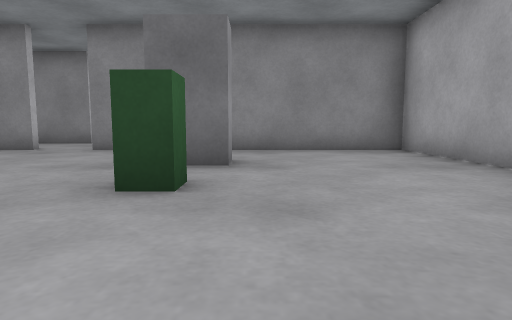
[1] (above)

24 first-person views from a walk through a robot-simulator world made for Gazebo. The camera is 0.5 m above the floor, tilts 6° down and sees 75° across. The floor is counted in squares, 1 m on a side. Each view is taken from the middle of a square. On the plan, view 1 faces up. The plan holds only what a view shows up to about 9 squares ahead; the rest is blank.

[2]
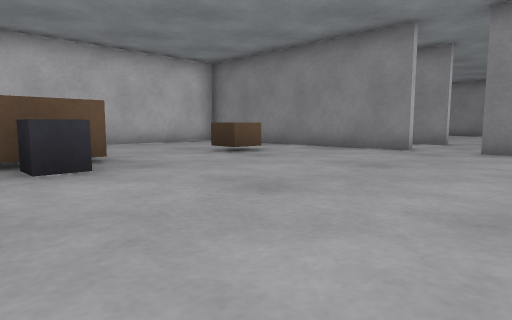

[3]
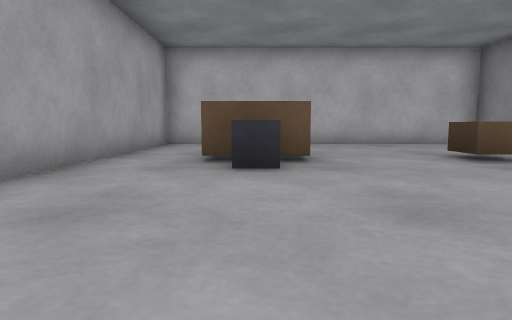

[4]
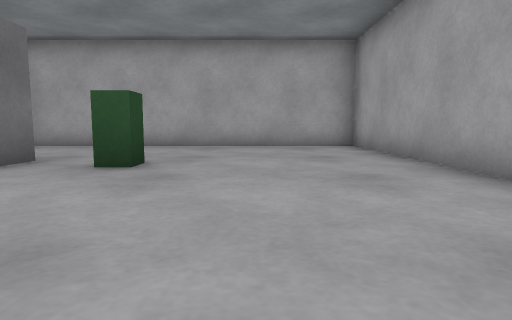

[5]
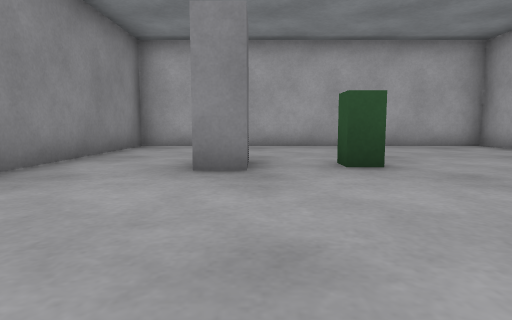

[6]
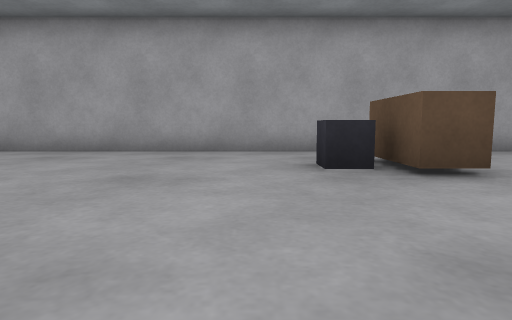

[7]
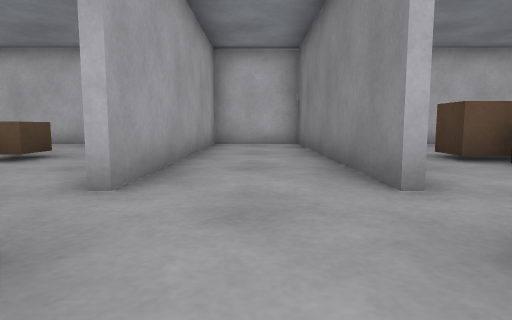

[8]
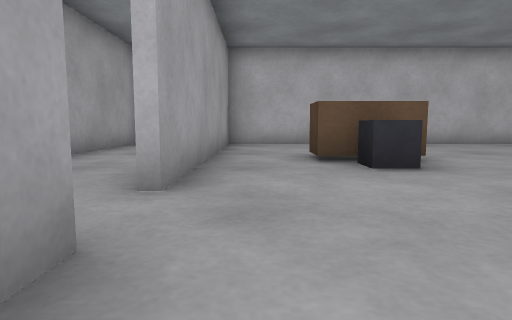

[9]
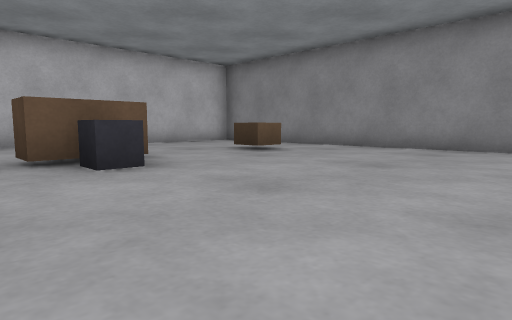

[10]
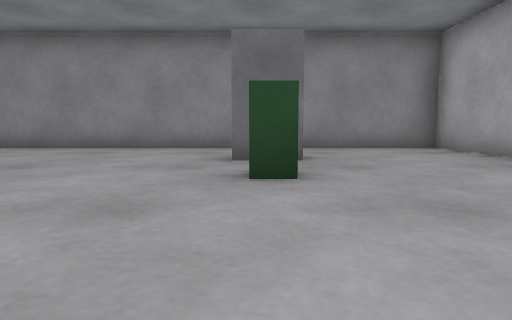

[11]
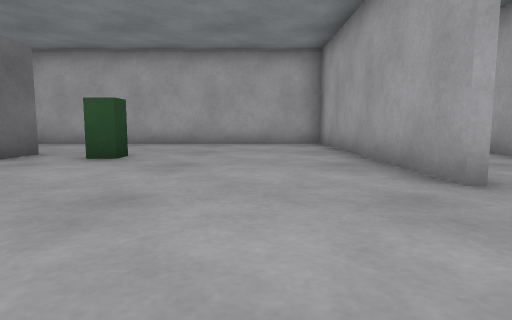

[12]
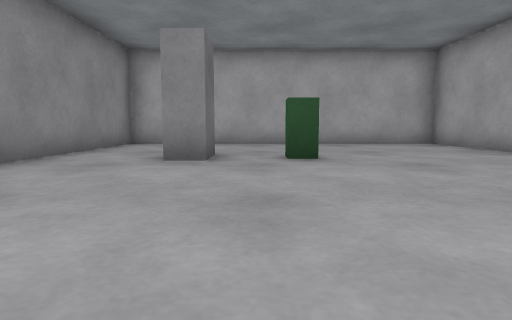

[13]
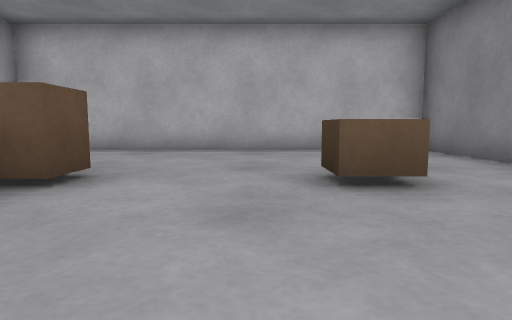

[14]
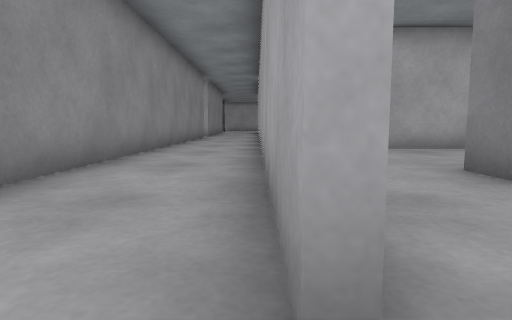

[15]
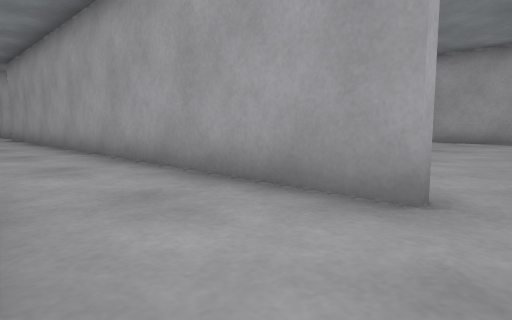

[16]
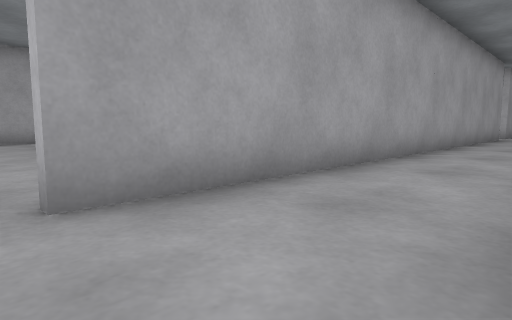

[17]
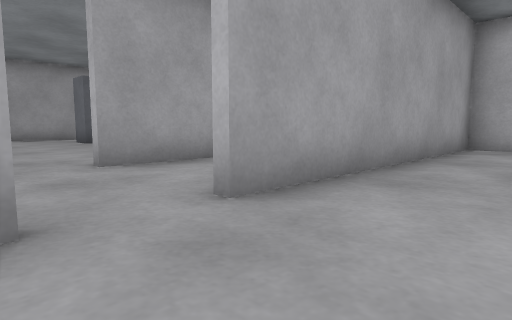

[18]
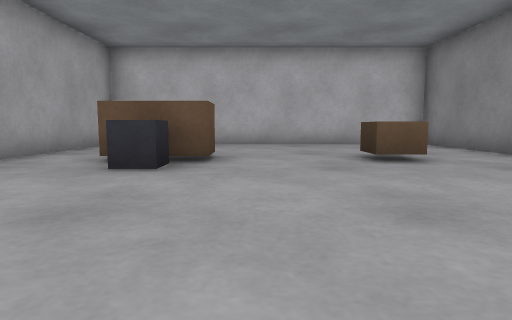

[19]
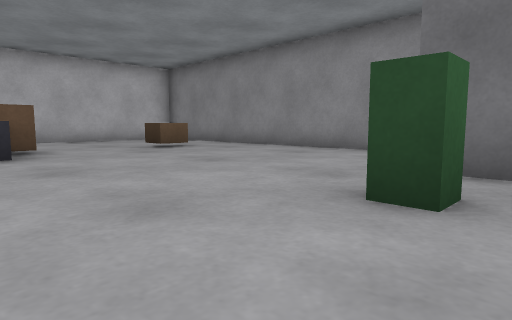

[20]
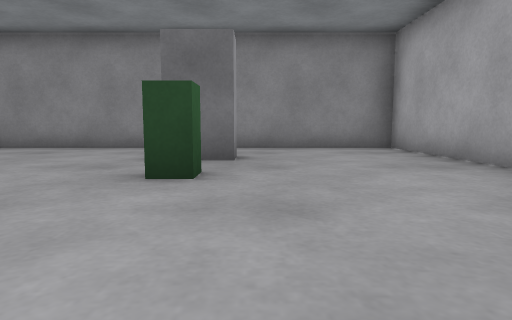

[21]
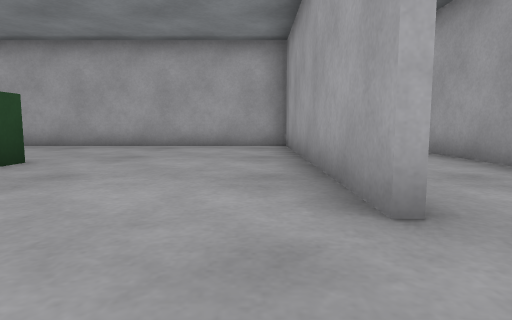

[22]
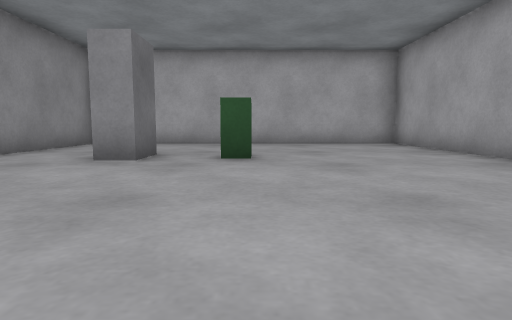

[23]
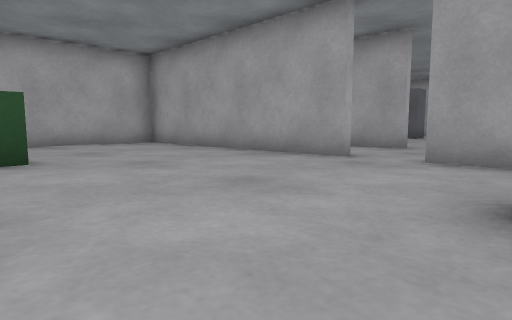

[24]
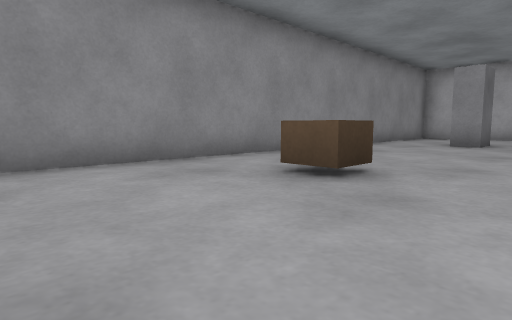

### Floor plan
Points are (right, up) in squares from view 1. A wall is a line through its corners. A room is listed if a view was taken in it or the views show most of it. See-through windows are left out.
Room 1 (views 1, 2, 3, 4, 5, 6, 14)
walls: (-4.4, 6.7) (-10.7, 6.7) (-10.7, -1.3) (2.9, -1.3) (2.9, 6.7) (-3.4, 6.7)
ways out: opening at (-4, 7) to room 2
objects: brown box (-7, 0) to (-7, 1); brown box (-7, 4); grey box (-6, 1); green box (-1, 3); grey box (-1, 4)
Room 2 (view 7)
walls: (10.6, 6.9) (15, 6.9); (5.1, 9.1) (-1.4, 9.1); (-3.4, 6.9) (9.6, 6.9); (-4.4, 9.1) (-10.7, 9.1) (-10.7, 6.9) (-4.4, 6.9)
ways out: opening at (-4, 7) to room 1; opening at (-4, 9) to room 3; opening at (10, 9) to room 4; opening at (10, 7)
Room 3 (views 8, 9, 10, 11, 12, 13, 15)
walls: (-3.4, 9.3) (2.9, 9.3) (2.9, 17.3) (-10.7, 17.3) (-10.7, 9.3) (-4.4, 9.3)
ways out: opening at (-4, 9) to room 2
objects: brown box (-7, 11) to (-7, 12); brown box (-7, 15); grey box (-6, 12); green box (-1, 13); grey box (-1, 15)
Room 4 (views 16, 17, 18, 19, 20, 21, 22, 23, 24)
walls: (10.6, 9.3) (17, 9.3) (17, 17.3) (3.3, 17.3) (3.3, 9.3) (9.6, 9.3)
ways out: opening at (10, 9) to room 2
objects: brown box (7, 11) to (7, 12); brown box (7, 15); grey box (8, 12); green box (13, 13); grey box (13, 15)

Where each view was taken, in squares from view 1:
view 1: 0 up, 0 right, facing up
view 2: 0 up, 2 left, facing up-left
view 3: 1 up, 2 left, facing left
view 4: 1 up, 5 left, facing right
view 5: 4 up, 5 left, facing right
view 6: 5 up, 5 left, facing down
view 7: 8 up, 2 left, facing left
view 8: 10 up, 2 left, facing left
view 9: 10 up, 2 left, facing up-left
view 10: 10 up, 1 left, facing up
view 11: 11 up, 6 left, facing right
view 12: 14 up, 6 left, facing right
view 13: 14 up, 4 left, facing left
view 14: 7 up, 4 left, facing right
view 15: 9 up, 4 left, facing down-right
view 16: 9 up, 10 right, facing down-left
view 17: 11 up, 11 right, facing down-left
view 18: 13 up, 12 right, facing left
view 19: 11 up, 14 right, facing up-left
view 20: 10 up, 14 right, facing up
view 21: 10 up, 9 right, facing right
view 22: 13 up, 8 right, facing right
view 23: 14 up, 8 right, facing down-right
view 24: 13 up, 4 right, facing up-right
